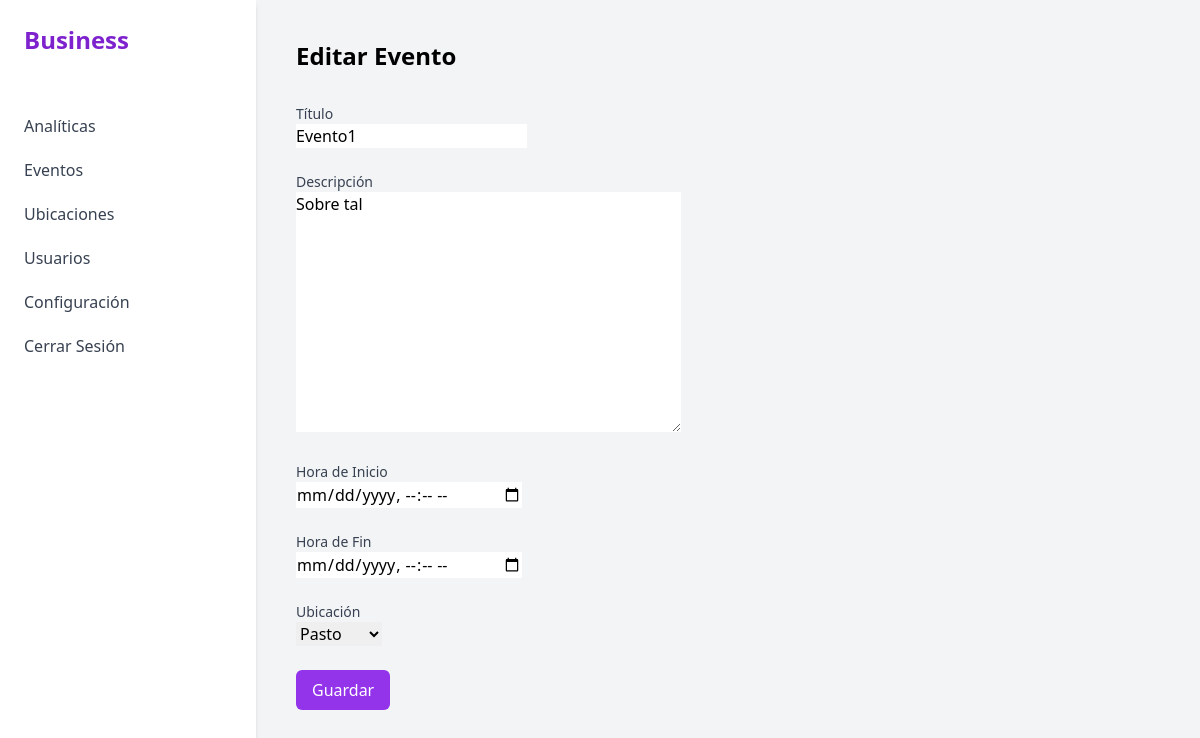
Screenshot of /events/1/update/ (signed in) with the database file from the repository.
### events/models.py (models this page shows, shortened)
class Event(models.Model):
    title = models.CharField(max_length=200)
    description = models.TextField()
    start_time = models.DateTimeField()
    end_time = models.DateTimeField()
    location = models.ForeignKey(Location, on_delete=models.CASCADE)
    organizer = models.ForeignKey(User, on_delete=models.CASCADE, related_name='organized_events')
    assistants = models.ManyToManyField(User, related_name='assisted_events', blank=True)

### events/views.py (the view)
# urls.py: path('<int:pk>/update/', EventUpdateView.as_view(), name='event-update'),
class EventUpdateView(LoginRequiredMixin, OrganizerRequiredMixin, UpdateView):
    model = Event
    form_class = EventForm
    template_name = 'events/event_form.html'
    success_url = reverse_lazy('events:event-list')
    def get_context_data(self, **kwargs):
        context = super().get_context_data(**kwargs)
        context['locations'] = Location.objects.all()
        return context

### events/forms.py
class EventForm(forms.ModelForm):
    class Meta:
        model = Event
        fields = ['title', 'description', 'start_time', 'end_time', 'location']
        labels = {
            'title': 'Título',
            'description': 'Descripción',
            'start_time': 'Hora de Inicio',
            'end_time': 'Hora de Fin',
            'location': 'Ubicación',
        }
        widgets = {
            'start_time': forms.DateTimeInput(attrs={'type': 'datetime-local'}),
            'end_time': forms.DateTimeInput(attrs={'type': 'datetime-local'}),
        }

### core/templatetags/form_filters.py (called while the page is built)
@register.filter(name='add_attr')
def add_attr(field, css):
    attrs = {}
    classes = []
    definition = css.split(',')
    for d in definition:
        if ':' not in d:
            classes.append(d.strip())
        else:
            key, val = d.split(':', 1)
            attrs[key.strip()] = val.strip()
    if classes:
        attrs['class'] = ' '.join(classes)
    return field.as_widget(attrs=attrs)

### events/models.py (called while the page is built)
    def __str__(self):
        return str(self.name)

### events/views.py (called while the page is built)
    def test_func(self):
        return self.request.user.userprofile.role == 'organizer'

### templates/events/event_form.html (shortened to what this page needs)
{% extends 'base.html' %}
{% load form_filters %}
{% block content %}
<h1 class="text-2xl font-bold">{% if form.instance.pk %}Editar Evento{% else %}Crear Evento{% endif %}</h1>
<form method="post" class="mt-8 space-y-6">
    {% for field in form %}
        <div class="form-group">
            <label for="{{ field.id_for_label }}" class="block text-sm font-medium text-gray-700">{{ field.label }}</label>
            {{ field|add_attr:"mt-1 block w-full rounded-md border-gray-300 shadow-sm focus:border-purple-500 focus:ring-purple-500 sm:text-sm" }}
        </div>
    {% endfor %}
    <div>
        <button type="submit" class="px-4 py-2 font-medium text-white bg-purple-600 rounded-md hover:bg-purple-700">Guardar</button>
    </div>
</form>
{% endblock %}

### rows the page displays
Event: form "Evento1" "Sobre tal" "Pasto"

### other values shown
{{ field.label }} "Título" "Descripción" "Hora de Inicio" "Hora de Fin" "Ubicación"
